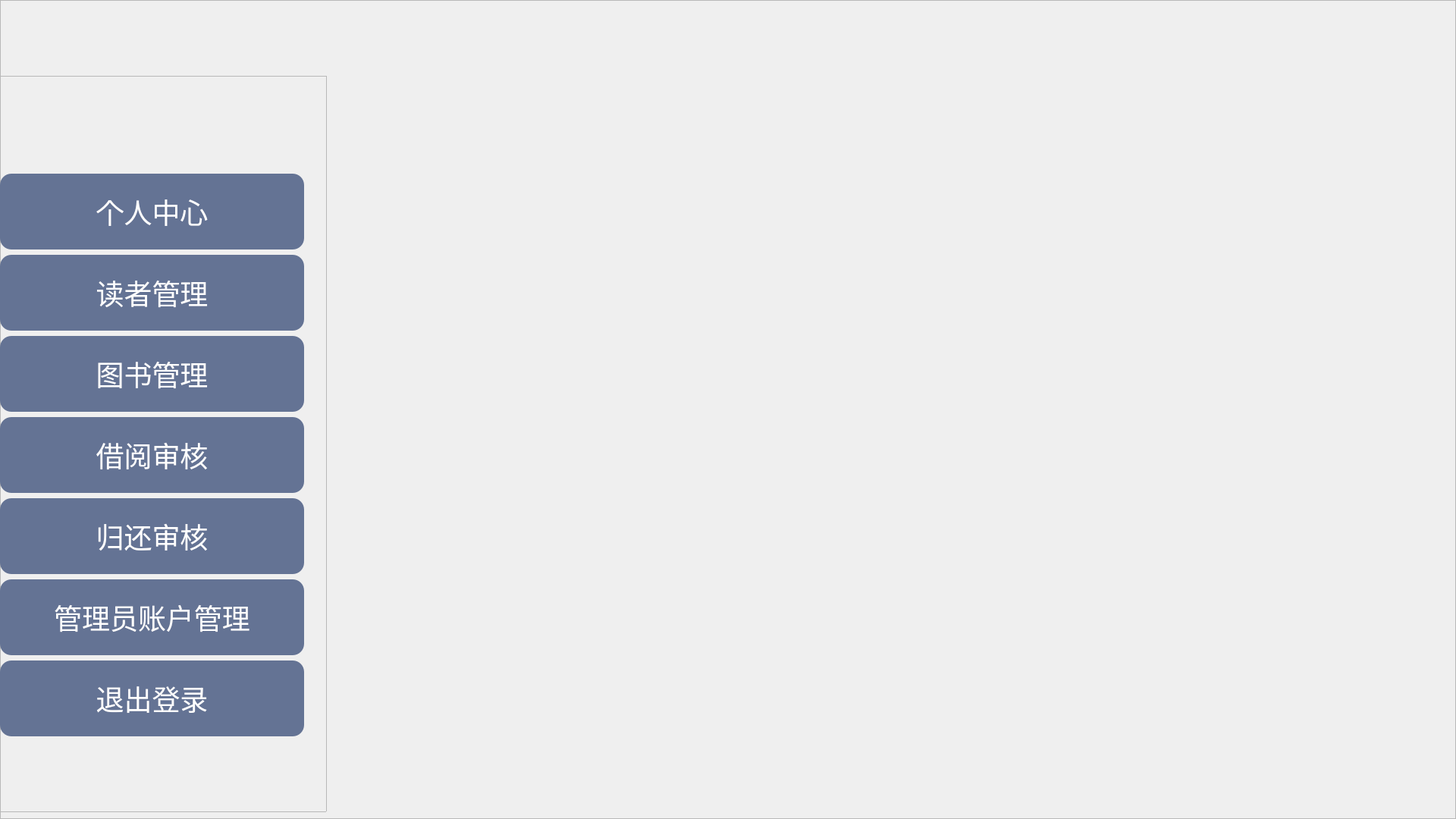
<?xml version="1.0" encoding="UTF-8"?>
<ui version="4.0">
 <class>ManageCenter</class>
 <widget class="QWidget" name="ManageCenter">
  <property name="geometry">
   <rect>
    <x>0</x>
    <y>0</y>
    <width>1920</width>
    <height>1080</height>
   </rect>
  </property>
  <property name="windowTitle">
   <string>Form</string>
  </property>
  <property name="styleSheet">
   <string notr="true">#ManageCenter{
border-image: url(:/image/image/凛冬之蝶.png);}</string>
  </property>
  <widget class="QFrame" name="frame">
   <property name="geometry">
    <rect>
     <x>-10</x>
     <y>100</y>
     <width>441</width>
     <height>971</height>
    </rect>
   </property>
   <property name="sizePolicy">
    <sizepolicy hsizetype="Fixed" vsizetype="Expanding">
     <horstretch>0</horstretch>
     <verstretch>0</verstretch>
    </sizepolicy>
   </property>
   <property name="minimumSize">
    <size>
     <width>300</width>
     <height>700</height>
    </size>
   </property>
   <property name="styleSheet">
    <string notr="true"/>
   </property>
   <property name="frameShape">
    <enum>QFrame::StyledPanel</enum>
   </property>
   <property name="frameShadow">
    <enum>QFrame::Raised</enum>
   </property>
   <widget class="QFrame" name="frame_8">
    <property name="geometry">
     <rect>
      <x>0</x>
      <y>10</y>
      <width>421</width>
      <height>981</height>
     </rect>
    </property>
    <property name="styleSheet">
     <string notr="true">background:transparent;</string>
    </property>
    <property name="frameShape">
     <enum>QFrame::StyledPanel</enum>
    </property>
    <property name="frameShadow">
     <enum>QFrame::Raised</enum>
    </property>
    <layout class="QVBoxLayout" name="verticalLayout_6">
     <item>
      <layout class="QVBoxLayout" name="verticalLayout">
       <property name="spacing">
        <number>7</number>
       </property>
       <property name="sizeConstraint">
        <enum>QLayout::SetDefaultConstraint</enum>
       </property>
       <item>
        <widget class="QPushButton" name="btn_personal">
         <property name="minimumSize">
          <size>
           <width>0</width>
           <height>100</height>
          </size>
         </property>
         <property name="font">
          <font>
           <family>楷体</family>
           <pointsize>28</pointsize>
           <weight>50</weight>
           <italic>false</italic>
           <bold>false</bold>
          </font>
         </property>
         <property name="styleSheet">
          <string notr="true">QPushButton{
font: 28pt &quot;楷体&quot;;
color:white;
background:transparent;
cursor:pointer;
background-color: rgb(100, 115, 148);
border-radius:15px;
}
QPushButton:pressed{
font: 28pt &quot;楷体&quot;;
color:white;
background:transparent;
cursor:pointer;
	background-color: rgb(134, 155, 199);
border-radius:15px;
}
QPushButton:hover{
font: 28pt &quot;楷体&quot;;
color:white;
background:transparent;
cursor:pointer;
background-color: rgb(134, 155, 199);
border-radius:15px;
}</string>
         </property>
         <property name="text">
          <string>个人中心</string>
         </property>
        </widget>
       </item>
       <item>
        <widget class="QPushButton" name="btn_reader">
         <property name="minimumSize">
          <size>
           <width>0</width>
           <height>100</height>
          </size>
         </property>
         <property name="font">
          <font>
           <family>楷体</family>
           <pointsize>28</pointsize>
           <weight>50</weight>
           <italic>false</italic>
           <bold>false</bold>
          </font>
         </property>
         <property name="styleSheet">
          <string notr="true">QPushButton{
font: 28pt &quot;楷体&quot;;
color:white;
background:transparent;
cursor:pointer;
background-color: rgb(100, 115, 148);
border-radius:15px;
}
QPushButton:pressed{
font: 28pt &quot;楷体&quot;;
color:white;
background:transparent;
cursor:pointer;
	background-color: rgb(134, 155, 199);
border-radius:15px;
}
QPushButton:hover{
font: 28pt &quot;楷体&quot;;
color:white;
background:transparent;
cursor:pointer;
background-color: rgb(134, 155, 199);
border-radius:15px;
}</string>
         </property>
         <property name="text">
          <string>读者管理</string>
         </property>
        </widget>
       </item>
       <item>
        <widget class="QPushButton" name="btn_book">
         <property name="minimumSize">
          <size>
           <width>0</width>
           <height>100</height>
          </size>
         </property>
         <property name="font">
          <font>
           <family>楷体</family>
           <pointsize>28</pointsize>
           <weight>50</weight>
           <italic>false</italic>
           <bold>false</bold>
          </font>
         </property>
         <property name="styleSheet">
          <string notr="true">QPushButton{
font: 28pt &quot;楷体&quot;;
color:white;
background:transparent;
cursor:pointer;
background-color: rgb(100, 115, 148);
border-radius:15px;
}
QPushButton:pressed{
font: 28pt &quot;楷体&quot;;
color:white;
background:transparent;
cursor:pointer;
	background-color: rgb(134, 155, 199);
border-radius:15px;
}
QPushButton:hover{
font: 28pt &quot;楷体&quot;;
color:white;
background:transparent;
cursor:pointer;
background-color: rgb(134, 155, 199);
border-radius:15px;
}</string>
         </property>
         <property name="text">
          <string>图书管理</string>
         </property>
        </widget>
       </item>
       <item>
        <widget class="QPushButton" name="btn_borrow">
         <property name="minimumSize">
          <size>
           <width>0</width>
           <height>100</height>
          </size>
         </property>
         <property name="font">
          <font>
           <family>楷体</family>
           <pointsize>28</pointsize>
           <weight>50</weight>
           <italic>false</italic>
           <bold>false</bold>
          </font>
         </property>
         <property name="styleSheet">
          <string notr="true">QPushButton{
font: 28pt &quot;楷体&quot;;
color:white;
background:transparent;
cursor:pointer;
background-color: rgb(100, 115, 148);
border-radius:15px;
}
QPushButton:pressed{
font: 28pt &quot;楷体&quot;;
color:white;
background:transparent;
cursor:pointer;
	background-color: rgb(134, 155, 199);
border-radius:15px;
}
QPushButton:hover{
font: 28pt &quot;楷体&quot;;
color:white;
background:transparent;
cursor:pointer;
background-color: rgb(134, 155, 199);
border-radius:15px;
}</string>
         </property>
         <property name="text">
          <string>借阅审核</string>
         </property>
        </widget>
       </item>
       <item>
        <widget class="QPushButton" name="btn_return">
         <property name="minimumSize">
          <size>
           <width>0</width>
           <height>100</height>
          </size>
         </property>
         <property name="font">
          <font>
           <family>楷体</family>
           <pointsize>28</pointsize>
           <weight>50</weight>
           <italic>false</italic>
           <bold>false</bold>
          </font>
         </property>
         <property name="styleSheet">
          <string notr="true">QPushButton{
font: 28pt &quot;楷体&quot;;
color:white;
background:transparent;
cursor:pointer;
background-color: rgb(100, 115, 148);
border-radius:15px;
}
QPushButton:pressed{
font: 28pt &quot;楷体&quot;;
color:white;
background:transparent;
cursor:pointer;
	background-color: rgb(134, 155, 199);
border-radius:15px;
}
QPushButton:hover{
font: 28pt &quot;楷体&quot;;
color:white;
background:transparent;
cursor:pointer;
background-color: rgb(134, 155, 199);
border-radius:15px;
}</string>
         </property>
         <property name="text">
          <string>归还审核</string>
         </property>
        </widget>
       </item>
       <item>
        <widget class="QPushButton" name="btn_admin">
         <property name="minimumSize">
          <size>
           <width>0</width>
           <height>100</height>
          </size>
         </property>
         <property name="font">
          <font>
           <family>楷体</family>
           <pointsize>28</pointsize>
           <weight>50</weight>
           <italic>false</italic>
           <bold>false</bold>
          </font>
         </property>
         <property name="styleSheet">
          <string notr="true">QPushButton{
font: 28pt &quot;楷体&quot;;
color:white;
background:transparent;
cursor:pointer;
background-color: rgb(100, 115, 148);
border-radius:15px;
}
QPushButton:pressed{
font: 28pt &quot;楷体&quot;;
color:white;
background:transparent;
cursor:pointer;
	background-color: rgb(134, 155, 199);
border-radius:15px;
}
QPushButton:hover{
font: 28pt &quot;楷体&quot;;
color:white;
background:transparent;
cursor:pointer;
background-color: rgb(134, 155, 199);
border-radius:15px;
}</string>
         </property>
         <property name="text">
          <string>管理员账户管理</string>
         </property>
        </widget>
       </item>
       <item>
        <widget class="QPushButton" name="btn_logout">
         <property name="minimumSize">
          <size>
           <width>0</width>
           <height>100</height>
          </size>
         </property>
         <property name="font">
          <font>
           <family>楷体</family>
           <pointsize>28</pointsize>
           <weight>50</weight>
           <italic>false</italic>
           <bold>false</bold>
          </font>
         </property>
         <property name="styleSheet">
          <string notr="true">QPushButton{
font: 28pt &quot;楷体&quot;;
color:white;
background:transparent;
cursor:pointer;
background-color: rgb(100, 115, 148);
border-radius:15px;
}
QPushButton:pressed{
font: 28pt &quot;楷体&quot;;
color:white;
background:transparent;
cursor:pointer;
	background-color: rgb(134, 155, 199);
border-radius:15px;
}
QPushButton:hover{
font: 28pt &quot;楷体&quot;;
color:white;
background:transparent;
cursor:pointer;
background-color: rgb(134, 155, 199);
border-radius:15px;
}</string>
         </property>
         <property name="text">
          <string>退出登录</string>
         </property>
        </widget>
       </item>
      </layout>
     </item>
    </layout>
   </widget>
  </widget>
  <widget class="QFrame" name="frame_2">
   <property name="geometry">
    <rect>
     <x>0</x>
     <y>0</y>
     <width>1920</width>
     <height>1080</height>
    </rect>
   </property>
   <property name="autoFillBackground">
    <bool>false</bool>
   </property>
   <property name="styleSheet">
    <string notr="true">#frame_2{
	
	border-image: url(:/image/image/moon.png);
}</string>
   </property>
   <property name="frameShape">
    <enum>QFrame::StyledPanel</enum>
   </property>
   <property name="frameShadow">
    <enum>QFrame::Raised</enum>
   </property>
   <widget class="QStackedWidget" name="stackedWidget">
    <property name="geometry">
     <rect>
      <x>400</x>
      <y>0</y>
      <width>1520</width>
      <height>1080</height>
     </rect>
    </property>
    <property name="styleSheet">
     <string notr="true"/>
    </property>
    <widget class="QWidget" name="page"/>
    <widget class="QWidget" name="page_2"/>
   </widget>
  </widget>
  <zorder>frame_2</zorder>
  <zorder>frame</zorder>
 </widget>
 <resources/>
 <connections/>
</ui>
